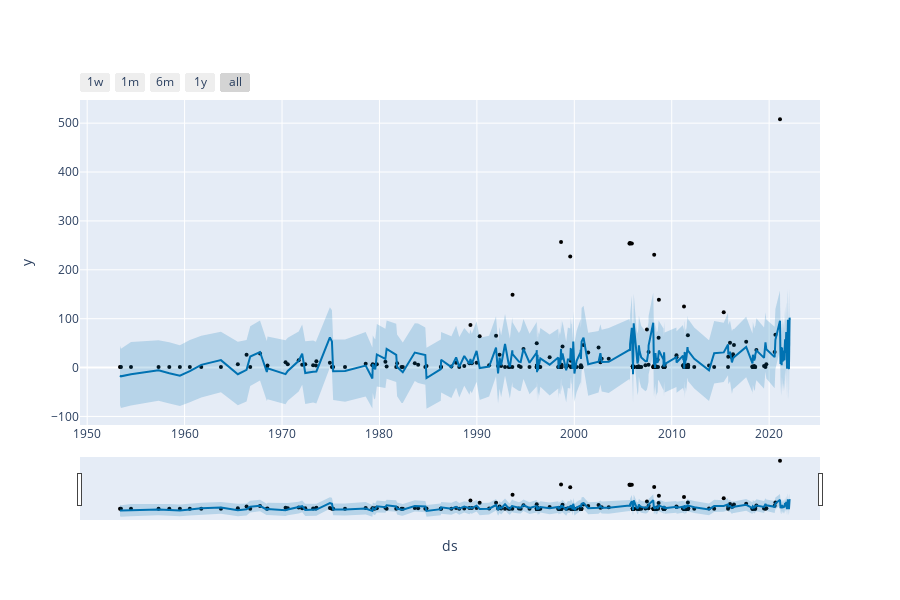

Write notebook code for a chart like this one.
### Code cell
import plotly.express as px

fig.write_html("disaster.html")
fig

### Figure 1 — Plotly figure (JSON) as saved in the notebook; plotly's stock layout.template omitted (floating-point values rounded to 4 significant figures; data arrays with more than 128 entries replaced by an {"elided": "..."} marker saying what was removed)
{"data": [{"marker": {"color": "black", "size": 4}, "mode": "markers", "name": "Actual", "type": "scatter", "x": {"elided": "273 str values"}, "y": {"elided": "273 int values"}}, {"hoverinfo": "skip", "line": {"width": 0}, "mode": "lines", "type": "scatter", "x": {"elided": "638 str values"}, "y": {"elided": "638 float values"}}, {"fill": "tonexty", "fillcolor": "rgba(0, 114, 178, 0.2)", "line": {"color": "#0072B2", "width": 2}, "mode": "lines", "name": "Predicted", "type": "scatter", "x": {"elided": "638 str values"}, "y": {"elided": "638 float values"}}, {"fill": "tonexty", "fillcolor": "rgba(0, 114, 178, 0.2)", "hoverinfo": "skip", "line": {"width": 0}, "mode": "lines", "type": "scatter", "x": {"elided": "638 str values"}, "y": {"elided": "638 float values"}}], "layout": {"height": 600, "showlegend": false, "width": 900, "xaxis": {"rangeselector": {"buttons": [{"count": 7, "label": "1w", "step": "day", "stepmode": "backward"}, {"count": 1, "label": "1m", "step": "month", "stepmode": "backward"}, {"count": 6, "label": "6m", "step": "month", "stepmode": "backward"}, {"count": 1, "label": "1y", "step": "year", "stepmode": "backward"}, {"step": "all"}]}, "rangeslider": {"visible": true}, "title": {"text": "ds"}, "type": "date"}, "yaxis": {"title": {"text": "y"}}}}
